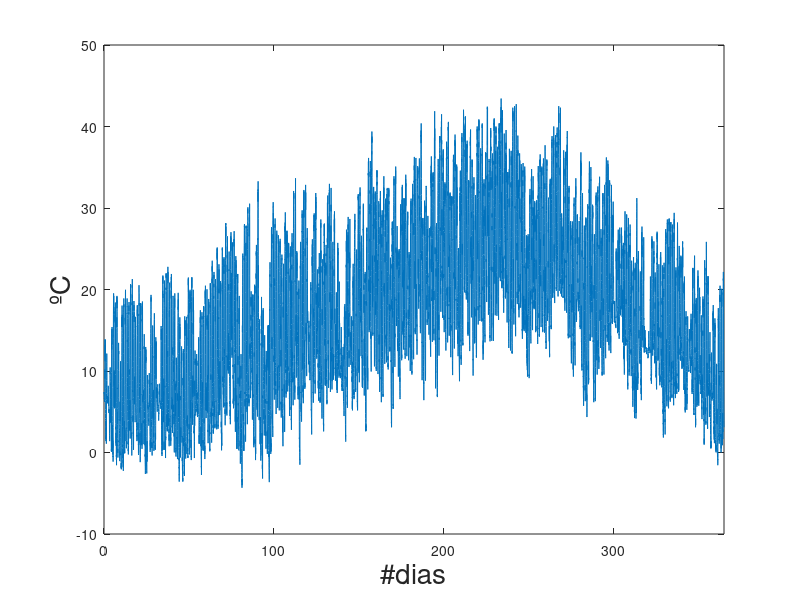
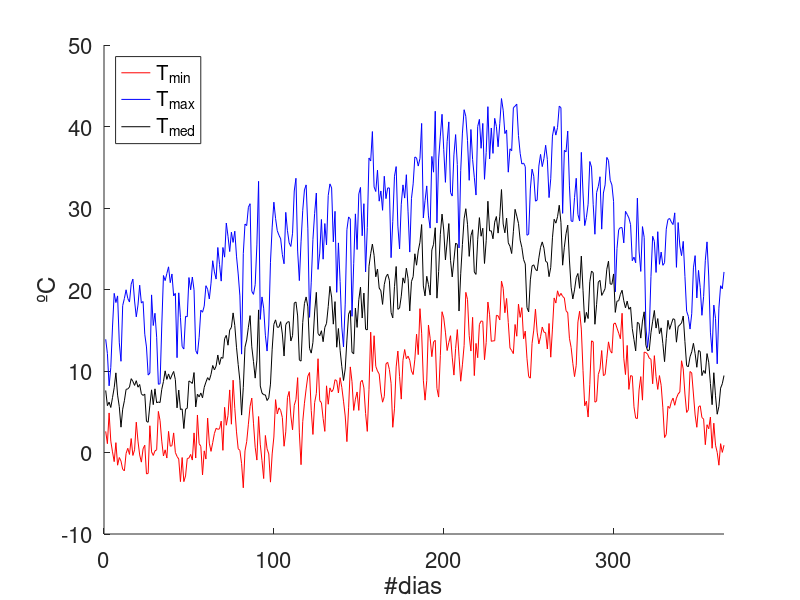

Write the MATLAB code that produced these figures, in order.
% Ingeniate en Octave - 2019 - FCAI-UNCuyo
% 
% Trabajo Practico 4 - Ejercicio 4
%
% Analisis Oasis Sur de Mendoza - Temperaturas Estacion INTA Rama Caida

% Leemos los datos del archivo .csv
[fecha,hora,temp]=textread('temperaturas_INTARamaCaida_2016-2017.csv',"%s %s %f");

% 1) Graficar las temperaturas en funcion del tiempo

N=length(temp);
ndias=(1:N)/48;

figure(1);clf
plot(ndias, temp)
xlim([0,365])
xlabel('#dias','fontsize',20)
ylabel('ºC','fontsize',20)
  
% 2) Graficar la temperatura maxima diaria en funcion del tiempo
% 3) Graficar la temperatura minima diaria en funcion del tiempo
% 4) Graficar la temperatura media diaria en funcion del tiempo

%temperaturas diarias (48 mediciones)
tmin=zeros(1,N/48);
tmax=zeros(1,N/48);
tmed=zeros(1,N/48);

for id=1:N/48
  elemI = (id-1)*48+1:id*48;
  tempI = temp(elemI);
  tmin(id)=min(tempI);
  tmax(id)=max(tempI);
  tmed(id)=mean(tempI);
end

figure(2);clf
hold on
plot(tmin,'r-')
plot(tmax,'b-')
plot(tmed,'k-')
hold off
xlabel('#dias','fontsize',20)
ylabel('ºC','fontsize',20)
h=legend('T_{min}', 'T_{max}', 'T_{med}', "location","northwest");
xlim([0,365])
set(h,'fontsize',20)
set(gca,'fontsize',16)
set(gcf, "numbertitle", "off", "name", "Estacion Rama Caida")

% 5) Verifica que los valores reportados en el informe del INTA son correctos.
[tabs1,iabs1]=min(temp);
[tabs2,iabs2]=max(temp);

fprintf(1,'### La temperatura mínima es %4.2f ºC\n', tabs1);
fprintf(1,'### La temperatura máxima es %4.2f ºC\n', tabs2);
fprintf(1,'### La temperatura media  es %4.2f ºC\n', mean(temp));
 
% 6) Determinar el dia en que se han obtenido los valores de temperatura media, 
%    maxima y minima absoluta reportados en el informe del inta.

diamax = fecha{iabs1};
diamin = fecha{iabs2};
fprintf(1,'### La temperatura minima se midio el %s\n', diamin);
fprintf(1,'### La temperatura maxima se midio el %s\n', diamax);